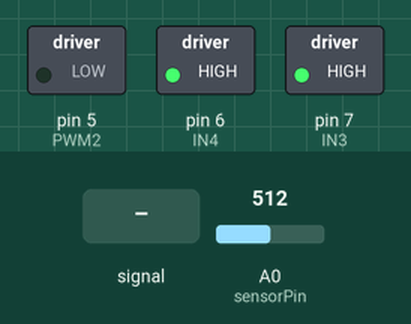
Recording of a sketch running on a simulated Arduino Uno, built with avr-gcc and run on an emulated ATmega328P. Shown: switched loads named in the sketch (green lamp = pin HIGH). The test bench sets the inputs (shaded band); at power-on: A0 (sensorPin) = 512. What the sketch prints to the serial monitor is not drawn.

Above: at 2.7 s.
2.8 s: A0 (sensorPin) fed a 200 Hz sine of ±81 counts around its level
At 4.5 s:
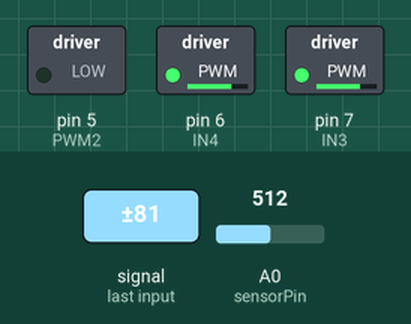
5.8 s: A0 (sensorPin) set to 716
At 6.9 s:
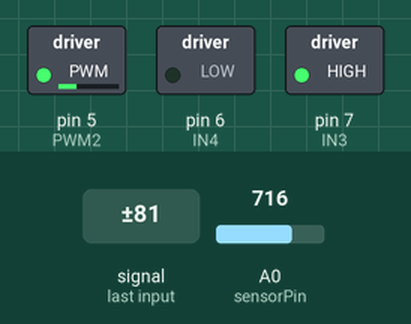
7.3 s: A0 (sensorPin) set to 900
At 8.5 s:
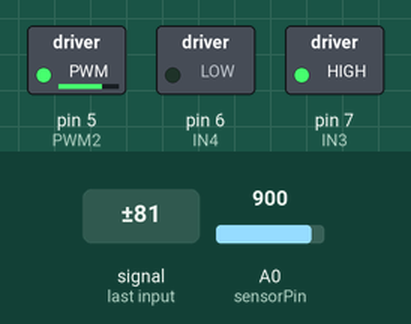
8.8 s: A0 (sensorPin) set to 511
At 9.8 s:
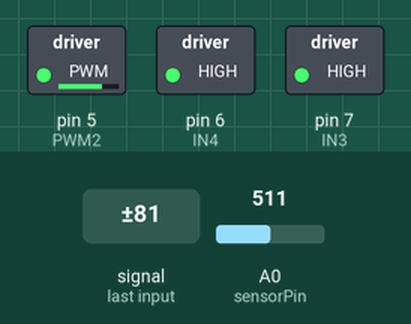
10.3 s: A0 (sensorPin) set to 468
12.1 s: A0 (sensorPin) set to 443
At 13.5 s:
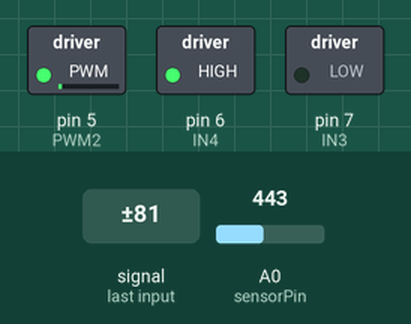
Timing chart, 0 to 14.6 s (numbered marks = the images above; inputs shaded):
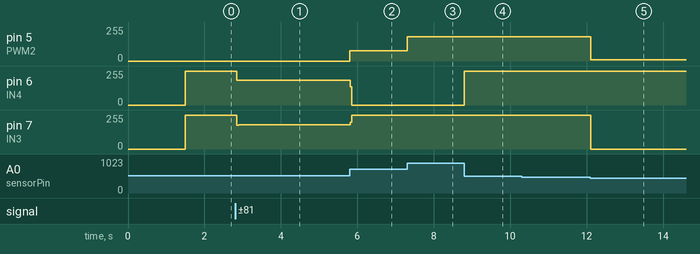

Measured:
- the behaviour switches between 462 and 461 on A0 (sensorPin) (found by bisection; images 4 and 5)
- after the input at 2.8 s, pin 6 (IN4): 255/255 → 186/255 after 0.05 s; pin 7 (IN3): 255/255 → 183/255 after 0.05 s
- after the input at 5.8 s, pin 5 (PWM2): 0/255 → 76/255 at once; pin 6 (IN4): 186/255 → 0/255 at once; pin 7 (IN3): 183/255 → 255/255 at once
- after the input at 7.3 s, pin 5 (PWM2): 76/255 → 183/255 at once
- after the input at 8.8 s, pin 6 (IN4): 0/255 → 255/255 at once
- after the input at 12.1 s, pin 5 (PWM2): 183/255 → 11/255 at once; pin 7 (IN3): 255/255 → 0/255 at once

The sketch:

motor_dc_com_potenciometro_l298n.ino
```cpp
#include <Servo.h>
int sensorPin = A0;
int sensorValue = 0;
int IN1 = 12 ;
int IN2 = 13 ;
int IN3 = 7 ;
int IN4 = 6 ;
int PWM1 = 11;
int PWM2 = 5;
int vel = 0;
int aux1 = 0;
int aux2 = 0;
int ang = 0;

void setup() {
  delay (1500);
  Serial.begin(115200);
  Serial.println("Inicializando...");
  pinMode(IN3, OUTPUT);
  pinMode(IN4, OUTPUT);
  pinMode(PWM2, OUTPUT);
  pinMode(A0, INPUT);

}


void loop() {

  sensorValue = analogRead(A0);

  aux1 = map(sensorValue, 0, 1023, 0, 255);
  //Serial.print("AUX1: ");
  //Serial.println(sensorValue);
  if (aux1 >= 115 && aux1 <= 140) {
    Serial.print("parado ");
    digitalWrite(IN3, HIGH);
    digitalWrite(IN4, HIGH);

  }

  if (aux1 > 145) {
    vel = map(aux1, 145, 255, 0, 255);
    Serial.print("vel1: ");
    Serial.println(vel);
    analogWrite(PWM2 , vel);
    digitalWrite(IN3, HIGH);
    digitalWrite(IN4, LOW);
  }

  if (aux1 < 115) {
    vel = map(aux1, 115, 0, 0, 255);
    Serial.print("vel2: ");
    Serial.println(vel);
    analogWrite(PWM2 , vel);
    digitalWrite(IN3, LOW);
    digitalWrite(IN4, HIGH);

  }
  //delay(100);
}
```
